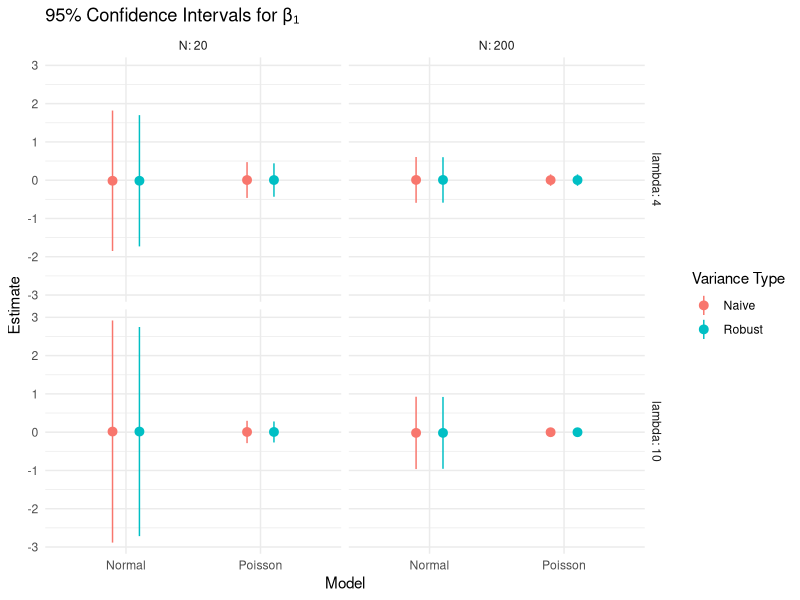

R code for this plot:
## ---- chunk 1
knitr::opts_chunk$set(echo = FALSE, warning = FALSE, message = FALSE)

library(tidyverse)
library(readr)
library(purrr)
library(sandwich)
library(knitr)
library(broom)
library(here)

set.seed(12345)
## ---- chunk 2
x20  <- read_csv(here("x_n20-1.csv")) |> pull(x)
x200 <- read_csv(here("x_n200.csv"))   |> pull(x)

length(x20)
length(x200)
## ---- chunk 3

simulate_data <- function(N, lambda, x_vector) {
  x_vector <- as.numeric(x_vector)
  N_x <- length(x_vector)
  
  if (N_x != N) {
    stop("Length mismatch: x length = ", N_x, " but N = ", N)
  }
  
  tibble(
    x = x_vector,
    y = rpois(N_x, lambda)
  )
}

run_one_sim <- function(N, lambda, x_vector) {
  
  dat <- simulate_data(N, lambda, x_vector)
  
  fit_pois <- glm(y ~ x, family = poisson, data = dat)
  fit_norm <- glm(y ~ x, family = gaussian, data = dat)
  
  new_data <- data.frame(x = x_vector)
  
  pois_lambda_hat <- predict(fit_pois, newdata = new_data, type = "response")
  norm_lambda_hat <- predict(fit_norm, newdata = new_data, type = "response")
  
  pois_bias <- mean(pois_lambda_hat - lambda)
  norm_bias <- mean(norm_lambda_hat - lambda)
  
  naive_pois  <- vcov(fit_pois)[2,2]
  robust_pois <- sandwich(fit_pois)[2,2]
  
  naive_norm  <- vcov(fit_norm)[2,2]
  robust_norm <- sandwich(fit_norm)[2,2]
  
  tibble(
    N = N,
    lambda = lambda,
    pois_bias = pois_bias,
    norm_bias = norm_bias,
    naive_pois = naive_pois,
    robust_pois = robust_pois,
    naive_norm = naive_norm,
    robust_norm = robust_norm,
    beta1_pois = coef(fit_pois)[2],
    beta1_norm = coef(fit_norm)[2]
  )
}
## ---- chunk 4
Ns <- c(20, 200)
lambdas <- c(4, 10)
B <- 2000

results_list <- list()

for (N in Ns) {
  
  x_vec <- if (N == 20) x20 else x200
  
  for (lambda in lambdas) {
    res <- map_dfr(1:B, ~ run_one_sim(N, lambda, x_vec))
    results_list[[paste0("N", N, "_lambda", lambda)]] <- res
  }
}

all_results <- bind_rows(results_list, .id = "scenario")
## ---- chunk 5
bias_table <- all_results |>
  group_by(N, lambda) |>
  summarise(
    mean_pois_bias = mean(pois_bias),
    mean_norm_bias = mean(norm_bias),
    .groups = "drop"
  )

knitr::kable(bias_table, digits = 4,
             caption = "Average Bias of λ̂ Across Scenarios")
## ---- chunk 6
var_table <- all_results |>
  group_by(N, lambda) |>
  summarise(
    naive_norm  = mean(naive_norm),
    robust_norm = mean(robust_norm),
    naive_pois  = mean(naive_pois),
    robust_pois = mean(robust_pois),
    .groups = "drop"
  )

knitr::kable(var_table, digits = 5,
             caption = "Naïve and Robust Variances of β̂₁")
## ---- chunk 7
ci_summary <- all_results |>
  group_by(N, lambda) |>
  summarise(
    beta_mean_pois  = mean(beta1_pois),
    se_naive_pois   = sqrt(mean(naive_pois)),
    se_robust_pois  = sqrt(mean(robust_pois)),
    beta_mean_norm  = mean(beta1_norm),
    se_naive_norm   = sqrt(mean(naive_norm)),
    se_robust_norm  = sqrt(mean(robust_norm)),
    .groups = "drop"
  )

ci_summary <- bind_rows(
  ci_summary |>
    transmute(
      N, lambda,
      model   = "Poisson",
      var_type = "Naive",
      beta    = beta_mean_pois,
      se      = se_naive_pois
    ),
  ci_summary |>
    transmute(
      N, lambda,
      model   = "Poisson",
      var_type = "Robust",
      beta    = beta_mean_pois,
      se      = se_robust_pois
    ),
  ci_summary |>
    transmute(
      N, lambda,
      model   = "Normal",
      var_type = "Naive",
      beta    = beta_mean_norm,
      se      = se_naive_norm
    ),
  ci_summary |>
    transmute(
      N, lambda,
      model   = "Normal",
      var_type = "Robust",
      beta    = beta_mean_norm,
      se      = se_robust_norm
    )
) |>
  mutate(
    lower = beta - 1.96 * se,
    upper = beta + 1.96 * se
  )
## ---- chunk 8
ggplot(ci_summary,
       aes(x = model, y = beta, ymin = lower, ymax = upper,
           color = var_type)) +
  geom_pointrange(position = position_dodge(0.4)) +
  facet_grid(lambda ~ N, labeller = label_both) +
  labs(
    title = "95% Confidence Intervals for β₁",
    y = "Estimate",
    x = "Model",
    color = "Variance Type"
  ) +
  theme_minimal()
